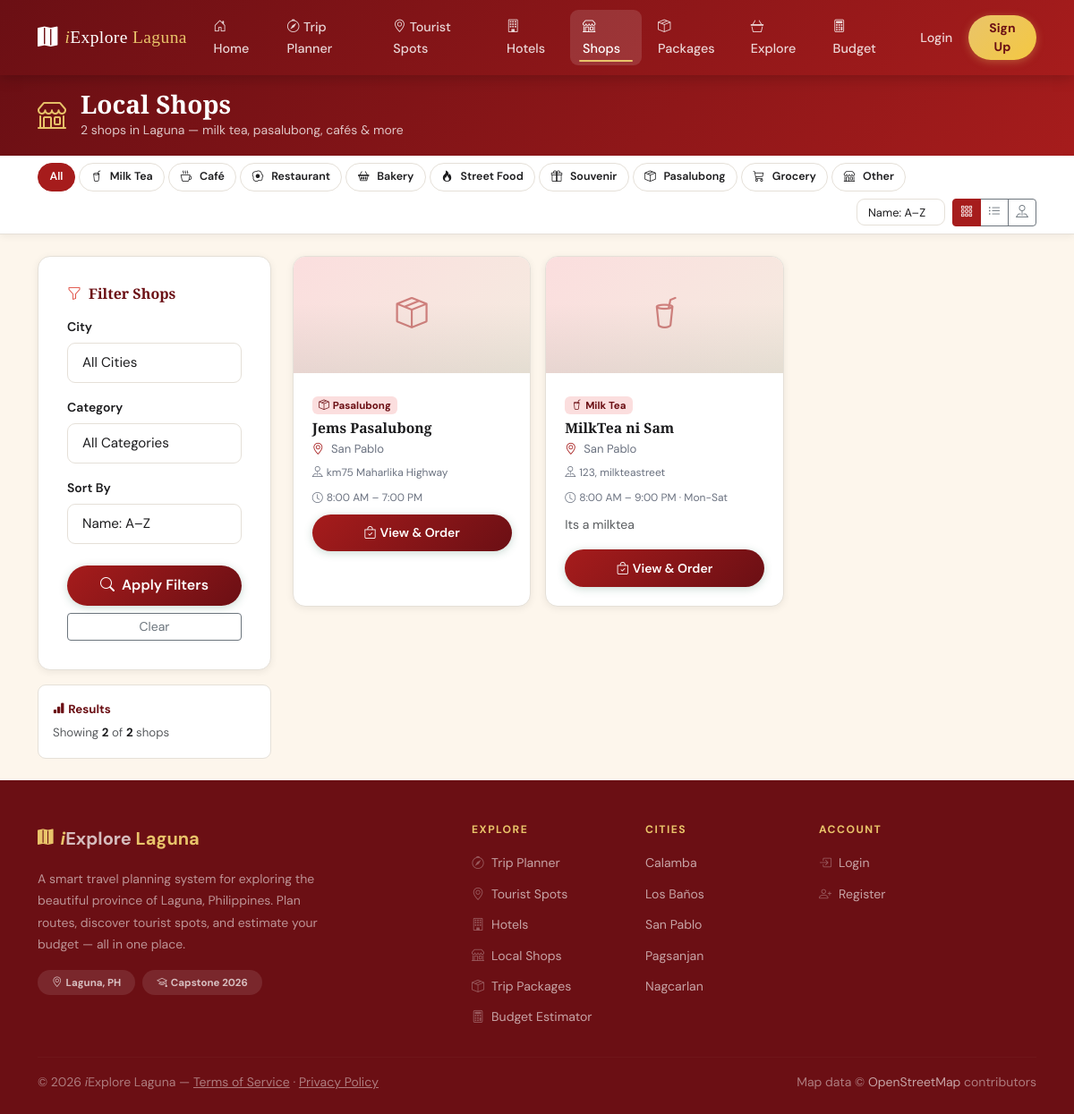
The app's page /pages/shops.php with its own data.
### tables this page shows
CREATE TABLE `shops` (
  `id` int(10) UNSIGNED NOT NULL,
  `owner_id` int(10) UNSIGNED NOT NULL,
  `city_id` int(10) UNSIGNED NOT NULL,
  `name` varchar(120) NOT NULL,
  `slug` varchar(140) NOT NULL,
  `description` text DEFAULT NULL,
  `category` enum('milktea','cafe','restaurant','bakery','street_food','souvenir','pasalubong','grocery','other') NOT NULL DEFAULT 'other',
  `address` varchar(255) DEFAULT NULL,
  `latitude` decimal(10,7) DEFAULT NULL,
  `longitude` decimal(10,7) DEFAULT NULL,
  `phone` varchar(20) DEFAULT NULL,
  `email` varchar(120) DEFAULT NULL,
  `open_time` time DEFAULT NULL,
  `close_time` time DEFAULT NULL,
  `open_days` varchar(60) DEFAULT NULL COMMENT 'e.g. Mon-Sat',
  `logo_url` varchar(255) DEFAULT NULL,
  `cover_url` varchar(255) DEFAULT NULL,
  `is_active` tinyint(1) NOT NULL DEFAULT 1,
  `is_verified` tinyint(1) NOT NULL DEFAULT 0,
  `created_at` timestamp NOT NULL DEFAULT current_timestamp(),
  `updated_at` timestamp NOT NULL DEFAULT current_timestamp() ON UPDATE current_timestamp()
);

CREATE TABLE `cities` (
  `id` int(10) UNSIGNED NOT NULL,
  `name` varchar(100) NOT NULL,
  `slug` varchar(100) NOT NULL,
  `description` text DEFAULT NULL,
  `latitude` decimal(10,7) NOT NULL,
  `longitude` decimal(10,7) NOT NULL
);

### includes/db.php (called while the page is built, shortened)
<?php
class Database {
    private static ?PDO $instance = null;
    public static function getInstance(): PDO {
        if (self::$instance === null) {
            $dsn = sprintf(
                'mysql:host=%s;dbname=%s;charset=%s',
                DB_HOST, DB_NAME, DB_CHARSET
            );
            $options = [
                PDO::ATTR_ERRMODE            => PDO::ERRMODE_EXCEPTION,
                PDO::ATTR_DEFAULT_FETCH_MODE => PDO::FETCH_ASSOC,
                PDO::ATTR_EMULATE_PREPARES   => false,
                PDO::MYSQL_ATTR_INIT_COMMAND => "SET NAMES utf8mb4 COLLATE utf8mb4_unicode_ci",
            ];
            try {
                self::$instance = new PDO($dsn, DB_USER, DB_PASS, $options);
            } catch (PDOException $e) {
                if (DEBUG_MODE) {
                    die(json_encode([
                        'success' => false,
                        'error'   => 'Database connection failed: ' . $e->getMessage()
                    ]));
                } else {
                    die(json_encode([
                        'success' => false,
                        'error'   => 'Service temporarily unavailable.'
                    ]));
                }
            }
        }
        return self::$instance;
    }
}
function db(): PDO {
    return Database::getInstance();
}

### includes/helpers.php (called while the page is built, shortened)
<?php
require_once __DIR__ . '/db.php';
function shop_categories(): array {
    return [
        'milktea'     => ['icon' => 'bi-cup-straw',  'label' => 'Milk Tea'],
        'cafe'        => ['icon' => 'bi-cup-hot',    'label' => 'Café'],
        'restaurant'  => ['icon' => 'bi-egg-fried',  'label' => 'Restaurant'],
        'bakery'      => ['icon' => 'bi-basket2',    'label' => 'Bakery'],
        'street_food' => ['icon' => 'bi-fire',       'label' => 'Street Food'],
        'souvenir'    => ['icon' => 'bi-gift',       'label' => 'Souvenir'],
        'pasalubong'  => ['icon' => 'bi-box-seam',   'label' => 'Pasalubong'],
        'grocery'     => ['icon' => 'bi-cart3',      'label' => 'Grocery'],
        'other'       => ['icon' => 'bi-shop',       'label' => 'Other'],
    ];
}
function shop_category_icon(?string $category): string {
    return shop_categories()[$category]['icon'] ?? 'bi-shop';
}
function shop_category_label(?string $category): string {
    return shop_categories()[$category]['label'] ?? ucfirst((string)$category);
}
function e(string $str): string {
    return htmlspecialchars($str, ENT_QUOTES | ENT_HTML5, 'UTF-8');
}
function input(string $key, string $source = 'request', $default = null) {
    if ($source === 'get') {
        $arr = $_GET;
    } elseif ($source === 'post') {
        $arr = $_POST;
    } else {
        $arr = $_REQUEST;
    }
    if (!isset($arr[$key])) return $default;
    $val = trim($arr[$key]);
    return $val === '' ? $default : $val;
}
function db_fetch_all(string $sql, array $params = []): array {
    $stmt = db()->prepare($sql);
    $stmt->execute($params);
    return $stmt->fetchAll();
}
function db_fetch_one(string $sql, array $params = []): ?array {
    $stmt = db()->prepare($sql);
    $stmt->execute($params);
    $row = $stmt->fetch();
    return $row ?: null;
}

### pages/shops.php (the view, shortened to what this page needs)
<?php
require_once __DIR__ . '/../includes/header.php';
$filter_city     = input('city',     'get', '');
$filter_category = input('category', 'get', '');
$filter_sort     = input('sort',     'get', 'name');
$view_mode       = input('view',     'get', 'grid');
$per_page = 9;
$page     = max(1, (int) input('p', 'get', 1));
$where  = ['s.is_active = 1', 's.is_verified = 1'];
$params = [];
$where_sql = implode(' AND ', $where);
if ($filter_sort === 'city') {
    $order_sql = 'c.name ASC, s.name ASC';
} elseif ($filter_sort === 'category') {
    $order_sql = 's.category ASC, s.name ASC';
} else {
    $order_sql = 's.name ASC';
}
$total_count = db_fetch_one(
    "SELECT COUNT(*) as n FROM shops s JOIN cities c ON s.city_id = c.id WHERE {$where_sql}",
    $params
)['n'] ?? 0;
$total_pages = max(1, ceil($total_count / $per_page));
$page = min($page, $total_pages);
$offset = ($page - 1) * $per_page;
$shops = db_fetch_all(
    "SELECT s.*, c.name AS city_name, c.slug AS city_slug
     FROM shops s
     JOIN cities c ON s.city_id = c.id
     WHERE {$where_sql}
     ORDER BY {$order_sql}
     LIMIT {$per_page} OFFSET {$offset}",
    $params
);
$map_shops = [];
?>
<section class="py-3" style="background:linear-gradient(135deg,var(--maroon-dark),var(--maroon-mid));color:#fff">
  <div class="container">
    <div class="d-flex align-items-center gap-3">
      <i class="bi bi-shop fs-2" style="color:var(--sand-dark)"></i>
      <div>
        <h1 class="mb-0 fs-3" style="font-family:'Playfair Display',serif">Local Shops</h1>
        <p class="mb-0 small opacity-75">
          <?= number_format($total_count) ?> shop<?= $total_count !== 1 ? 's' : '' ?> in Laguna — milk tea, pasalubong, cafés &amp; more
        </p>
      </div>
    </div>
  </div>
</section>
<div class="spots-toolbar sticky-top" style="top:56px;z-index:100">
  <div class="container">
    <div class="d-flex align-items-center gap-2 flex-wrap py-2 toolbar-scroll-row">
      <div class="d-flex gap-1 flex-grow-1 flex-wrap">
        <a href="?<?= http_build_query(array_filter(['city'=>$filter_city,'view'=>$view_mode!=='grid'?$view_mode:''])) ?>"
           class="filter-pill <?= !$filter_category ? 'active' : '' ?>">All</a>
        <?php foreach (shop_categories() as $key => $meta): ?>
        <a href="?<?= http_build_query(array_filter(['city'=>$filter_city,'category'=>$key,'view'=>$view_mode!=='grid'?$view_mode:''])) ?>"
           class="filter-pill <?= $filter_category===$key ? 'active' : '' ?>">
          <i class="bi <?= $meta['icon'] ?> me-1"></i><?= $meta['label'] ?>
        </a>
        <?php endforeach; ?>
      </div>
      <div class="d-flex gap-2 align-items-center ms-auto">
        <select class="form-select form-select-sm" style="width:auto;font-size:.8rem" onchange="applySort(this.value)">
          <option value="name"     <?= $filter_sort==='name'?'selected':'' ?>>Name: A–Z</option>
        </select>
        <div class="btn-group btn-group-sm" role="group">
          <a href="?<?= http_build_query(array_filter(['city'=>$filter_city,'category'=>$filter_category,'sort'=>$filter_sort!=='name'?$filter_sort:''])) ?>"
             class="btn btn-outline-secondary <?= $view_mode==='grid'?'active':'' ?>" title="Grid view">
            <i class="bi bi-grid-3x3-gap"></i>
          </a>
          <a href="?<?= http_build_query(array_filter(['city'=>$filter_city,'category'=>$filter_category,'sort'=>$filter_sort!=='name'?$filter_sort:'','view'=>'list'])) ?>"
             class="btn btn-outline-secondary <?= $view_mode==='list'?'active':'' ?>" title="List view">
            <i class="bi bi-list-ul"></i>
          </a>
          <a href="?<?= http_build_query(array_filter(['city'=>$filter_city,'category'=>$filter_category,'sort'=>$filter_sort!=='name'?$filter_sort:'','view'=>'map'])) ?>"
             class="btn btn-outline-secondary <?= $view_mode==='map'?'active':'' ?>" title="Map view">
            <i class="bi bi-pin-map"></i>
          </a>
        </div>
      </div>
    </div>
  </div>
</div>
<section class="py-4">
<div class="container">
<div class="row g-4">
  <div class="col-lg-3">
    <div class="form-panel">
      <h6 class="fw-bold mb-3" style="font-family:'Playfair Display',serif;color:var(--maroon-dark)">
        <i class="bi bi-funnel me-2" style="color:var(--maroon-light)"></i>Filter Shops
      </h6>
      <form method="GET">
        <div class="mb-3">
          <label class="form-label">City</label>
          <select class="form-select form-select-sm" name="city">
            <option value="">All Cities</option>
          </select>
        </div>
        <div class="mb-3">
          <label class="form-label">Category</label>
          <select class="form-select form-select-sm" name="category">
            <option value="">All Categories</option>
          </select>
        </div>
        <div class="mb-4">
          <label class="form-label">Sort By</label>
          <select class="form-select form-select-sm" name="sort">
            <option value="name"     <?= $filter_sort==='name'?'selected':'' ?>>Name: A–Z</option>
          </select>
        </div>
        <button type="submit" class="btn btn-primary-app w-100 mb-2">
          <i class="bi bi-search me-2"></i>Apply Filters
        </button>
        <a href="shops.php" class="btn btn-outline-secondary w-100 btn-sm">Clear</a>
      </form>
    </div>
    <div class="mt-3 p-3" style="background:#fff;border:1px solid var(--border);border-radius:var(--radius-sm);font-size:.83rem">
      <div class="fw-bold mb-1" style="color:var(--maroon-dark)">
        <i class="bi bi-bar-chart-fill me-1"></i>Results
      </div>
      <div class="text-muted">
        Showing <strong style="color:var(--charcoal)"><?= count($shops) ?></strong>
        of <strong style="color:var(--charcoal)"><?= number_format($total_count) ?></strong> shops
      </div>
    </div>
  </div>
  <div class="col-lg-9">
    <?php if ($view_mode === 'map'): ?>
      <?php if (empty($map_shops)): ?>
      <div class="text-center py-5">
        <i class="bi bi-pin-map fs-1 text-muted d-block mb-3"></i>
        <h5>No mappable shops found</h5>
        <p class="text-muted">Try adjusting your filters, or switch back to grid view.</p>
      </div>
      <?php else: ?>
      <div id="shops-map" style="height:600px;border-radius:var(--radius-sm);overflow:hidden"></div>
      <p class="text-muted small mt-2 mb-0">
        <i class="bi bi-info-circle me-1"></i>Showing <?= count($map_shops) ?> shop<?= count($map_shops)!=1?'s':'' ?> matching your filters.
        Pins marked <em>(approx.)</em> use the city center since an exact address hasn't been pinned yet.
      </p>
      <?php endif; ?>
    <?php else: ?>
    <?php if ($view_mode !== 'list'): ?>
    <div class="row g-3">
      <?php foreach ($shops as $shop): ?>
      <div class="col-sm-6 col-xl-4">
        <div class="card-app h-100">
          <?php if (!empty($shop['cover_url'])): ?>
          <div class="card-img-placeholder" style="height:130px;padding:0;overflow:hidden">
            <img src="<?= e($shop['cover_url']) ?>" alt="<?= e($shop['name']) ?>" style="width:100%;height:100%;object-fit:cover">
          </div>
          <?php else: ?>
          <div class="card-img-placeholder" style="height:130px;font-size:2.2rem">
            <i class="bi <?= shop_category_icon($shop['category']) ?>"></i>
          </div>
          <?php endif; ?>
          <div class="card-body-app d-flex flex-column">
            <div class="mb-1">
              <span class="badge" style="background:var(--maroon-pale);color:var(--maroon-dark);font-size:.72rem">
                <i class="bi <?= shop_category_icon($shop['category']) ?> me-1"></i><?= shop_category_label($shop['category']) ?>
              </span>
            </div>
            <h5 class="card-title-app mb-1" style="font-size:.98rem"><?= e($shop['name']) ?></h5>
            <div class="card-meta mb-1">
              <i class="bi bi-geo-alt text-maroon"></i>
              <span><?= e($shop['city_name']) ?></span>
            </div>
            <?php if ($shop['address']): ?>
            <div class="mb-2" style="font-size:.75rem;color:var(--text-muted)">
              <i class="bi bi-pin-map me-1"></i><?= e(mb_strimwidth($shop['address'],0,45,'…')) ?>
            </div>
            <?php endif; ?>
            <?php if ($shop['open_time'] && $shop['close_time']): ?>
            <div class="mb-2" style="font-size:.75rem;color:var(--text-muted)">
              <i class="bi bi-clock me-1"></i><?= date('g:i A', strtotime($shop['open_time'])) ?> – <?= date('g:i A', strtotime($shop['close_time'])) ?>
              <?= $shop['open_days'] ? ' · '.e($shop['open_days']) : '' ?>
            </div>
            <?php endif; ?>
            <?php if ($shop['description']): ?>
            <p class="text-muted small mb-3" style="display:-webkit-box;-webkit-line-clamp:2;-webkit-box-orient:vertical;overflow:hidden">
              <?= e($shop['description']) ?>
            </p>
            <?php endif; ?>
            <div class="mt-auto">
              <a href="shop.php?id=<?= $shop['id'] ?>" class="btn btn-sm btn-primary-app w-100">
                <i class="bi bi-bag-check me-1"></i>View & Order
              </a>
            </div>
          </div>
        </div>
      </div>
      <?php endforeach; ?>
    </div>
    <?php endif; ?>
    <?php endif; ?>
  </div>
</div>
</div>
</section>
<?php require_once __DIR__ . '/../includes/footer.php'; ?>

### records on screen
shops: category "Pasalubong", name "Jems Pasalubong", city.name "San Pablo", address "km75 Maharlika Highway", open_time "8:00 AM", close_time "7:00 PM"
shops: category "Milk Tea", name "MilkTea ni Sam", city.name "San Pablo", address "123, milkteastreet", open_time "8:00 AM", close_time "9:00 PM", open_days "Mon-Sat", description "Its a milktea"

### other values on screen
$total_count "2"
$meta['label'] "Milk Tea"
$meta['label'] "Café"
$meta['label'] "Restaurant"
$meta['label'] "Bakery"
$meta['label'] "Street Food"
$meta['label'] "Souvenir"
$meta['label'] "Pasalubong"
$meta['label'] "Grocery"
$meta['label'] "Other"
count($shops) "2"
